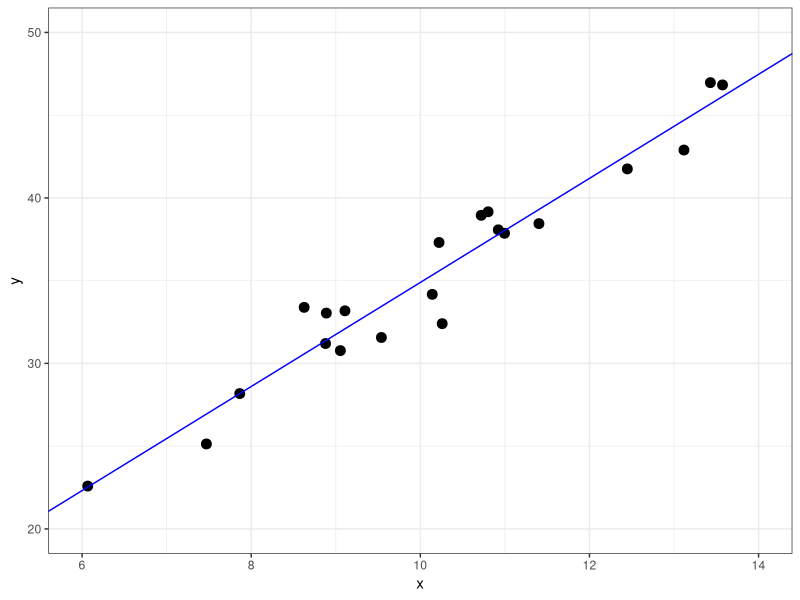
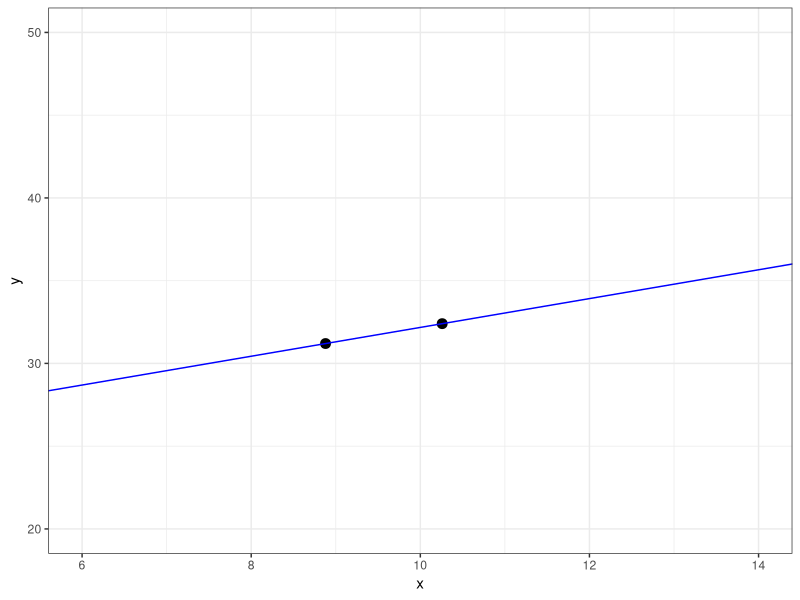

The R source for these figures, in order:
## ---- chunk 1
library(tidyverse)
set.seed(123)
n <- 21 
x <- rnorm(n, mean=10, sd=2) 
u <- rnorm(n, mean=0, sd=2)
y <- 5 + 3*x + u
df1   <- tibble(id=1:n, y, x)
p1 <- df1 %>% ggplot(aes(x=x,y=y)) + 
  geom_point(size = 3) 
reg1 <- lm(y ~ x, data=df1)
p1 + geom_abline(color = "blue", aes(intercept=coef(reg1)[1], slope=coef(reg1)[2])) +
  ylim(c(20,50)) + xlim(c(6,14)) +
  theme_bw()
## ---- chunk 2
df2 <- df1[c(1,5),]
reg2 <- lm(y ~ x, data=df2)
 df2 %>% ggplot(aes(x=x,y=y)) + 
  geom_point(size=3) + 
   geom_abline(color = "blue", aes(intercept=coef(reg2)[1], slope=coef(reg2)[2]))+
   ylim(c(20,50)) + xlim(c(6,14)) + 
   theme_bw()
